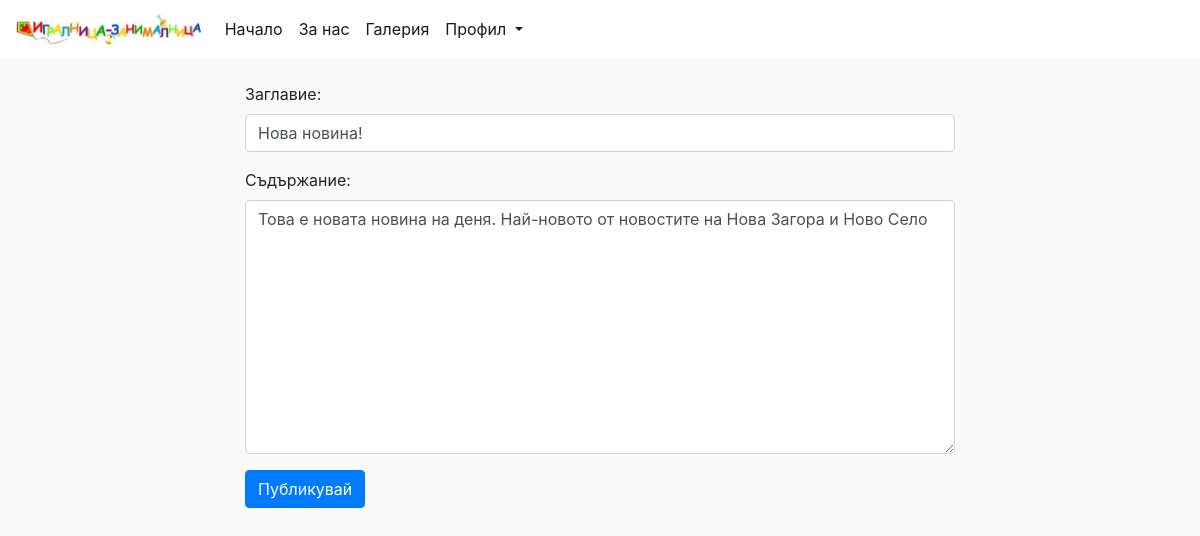
The app's page /news/edit/15/ (signed in) with its own data.
### news/models.py (models this page shows, shortened)
class Post(models.Model):
    title = models.CharField('заглавие', max_length=50, default='No title')
    pub_date = models.DateField('дата на публикуване', auto_now_add=True)
    content = models.TextField('съдържание', default='No content')
    class Meta:
        verbose_name = 'публикация'
        verbose_name_plural = 'публикации'

### news/views.py (the view)
# urls.py: path('news/edit/<pk>/', views.NewsEdit.as_view(), name='edit'),
class NewsEdit(UpdateView):
    model = Post
    context_object_name = 'comment'
    form_class = PostForm
    success_url = '/'
    template_name = 'news-edit.html'

### news/forms.py
class PostForm(forms.ModelForm):
    title = forms.CharField(label='Заглавие', required=True, max_length=50,
                            widget=forms.TextInput(
                                attrs={
                                    'class': 'form-control'
                                      }
                              ))
    content = forms.CharField(label='Съдържание', required=True,
                              widget=forms.Textarea(
                                attrs={
                                    'class': 'form-control'
                                      }
                              ))
    class Meta:
        model = Post
        fields = ('title', 'content',)

### news/templates/news-edit.html (shortened to what this page needs)
{% extends 'index.html' %}
{% block body %}
{% if user.is_superuser %}
<div class="container">
    <div class="row">
        <div class="col-lg-2"></div>
        <div class="col-lg-8">
        <form method="post">
            {{form.as_p}}
            <button class="btn btn-primary" type="submit">Публикувай</button>
        </form>
            </div>
        <div class="col-lg-2"></div>
    </div>
</div>
{% else %}
{% include 'permission_denied.html' %}
{% endif %}
{% endblock %}

### common/static/index.css (style rules this page uses)
body { background: #fafafa; }

### records on screen
Post: title "Нова новина!", content "Това е новата новина на деня. Най-новото от новостите на Нова Загора и Ново Село"
